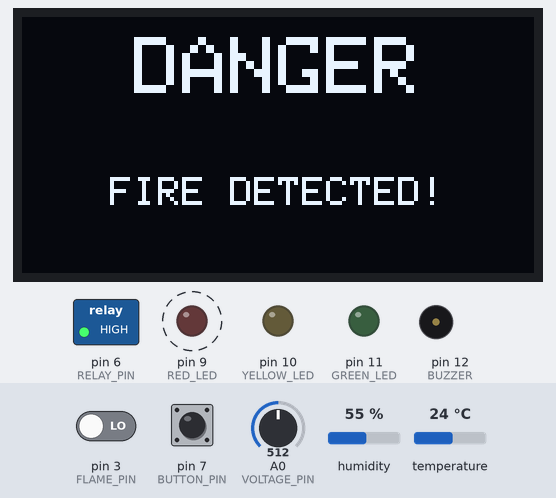
The sketch below on a simulated Arduino Uno, built with avr-gcc and run on an emulated ATmega328P. Parts: 128×64 one-colour display, switched loads named in the sketch (green lamp = pin HIGH), output pins drawn as LEDs (lit = HIGH), buzzer (waves = sounding). Dashed ring = blinking. Inputs (shaded band) come from the test bench; at power-on: pin 3 (FLAME_PIN) LOW, A0 (VOLTAGE_PIN) = 512, temperature 24 °C, pin 7 (BUTTON_PIN) HIGH, humidity 55 %.

Above: at 3.46 s.
3.5 s: pin 3 (FLAME_PIN) driven HIGH
At 5.9 s:
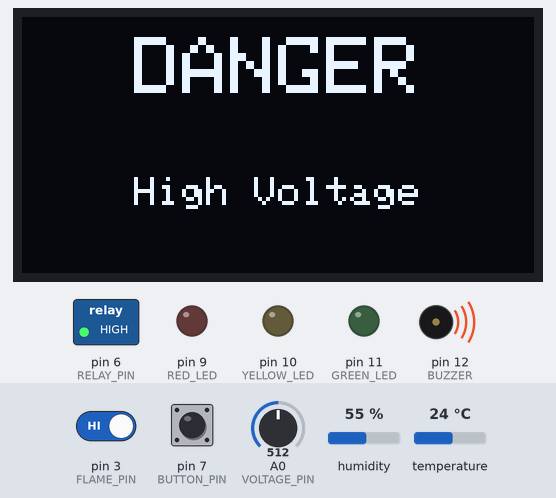
6.5 s: A0 (VOLTAGE_PIN) set to 199
9.6 s: A0 (VOLTAGE_PIN) set to 165
At 10.7 s:
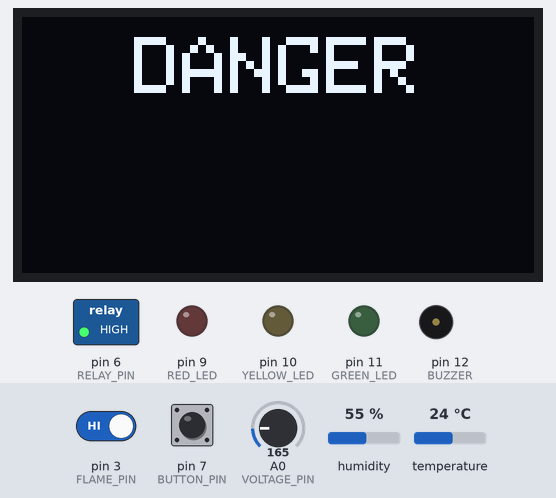
11.9 s: temperature set to 39 °C
13.6 s: temperature set to 42 °C
At 15.08 s:
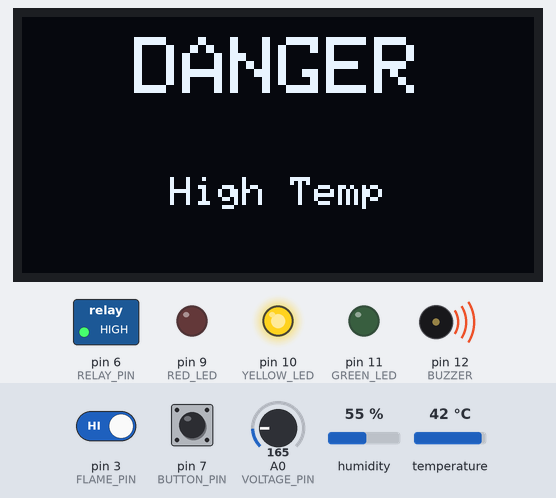
16.7 s: pin 3 (FLAME_PIN) driven LOW
At 17.37 s:
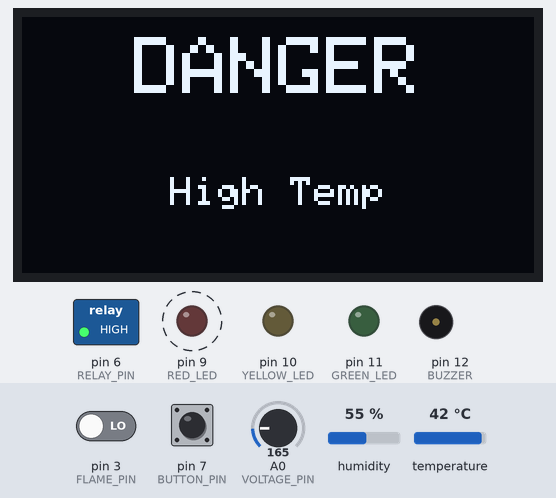
Timing chart, 0 to 19.4 s (numbered marks = the images above; inputs shaded):
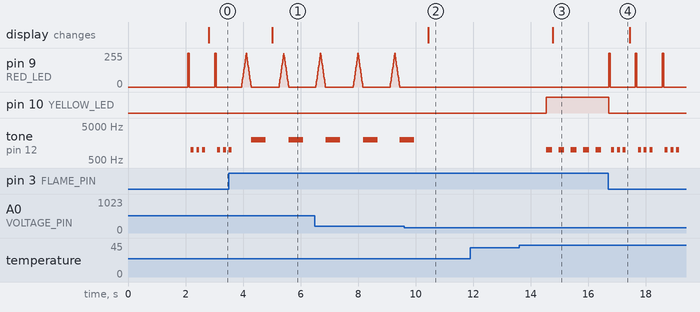

The sketch:

S.M.A.R.T_Substation_Monitoring_and_Alert_Response_Terminal.ino
```cpp
#include <Adafruit_GFX.h>
#include <Adafruit_SSD1306.h>
#include <DHT.h>

#define SCREEN_WIDTH 128
#define SCREEN_HEIGHT 64
#define OLED_RESET -1
Adafruit_SSD1306 display(SCREEN_WIDTH, SCREEN_HEIGHT, &Wire, OLED_RESET);

#define DHTPIN 2
#define DHTTYPE DHT11
DHT dht(DHTPIN, DHTTYPE);

#define VOLTAGE_PIN A0
#define RELAY_PIN 6
#define BUTTON_PIN 7
#define FLAME_PIN 3

#define RED_LED 9
#define YELLOW_LED 10
#define GREEN_LED 11
#define BUZZER 12

bool dangerLatched = false;
bool buttonPreviouslyPressed = false;
bool bootScreenShown = false;

unsigned long lastDebounceTime = 0;
unsigned long debounceDelay = 50;
bool lastButtonState = HIGH;
bool currentButtonState;

void setup() {
  Serial.begin(9600);

  pinMode(RELAY_PIN, OUTPUT);
  digitalWrite(RELAY_PIN, HIGH);

  pinMode(BUTTON_PIN, INPUT_PULLUP);
  pinMode(FLAME_PIN, INPUT);

  pinMode(RED_LED, OUTPUT);
  pinMode(YELLOW_LED, OUTPUT);
  pinMode(GREEN_LED, OUTPUT);
  pinMode(BUZZER, OUTPUT);

  dht.begin();

  if (!display.begin(SSD1306_SWITCHCAPVCC, 0x3C)) {
    Serial.println("OLED failed");
    while (true);
  }

  display.clearDisplay();
  display.setTextSize(2);
  display.setTextColor(SSD1306_WHITE);
  int16_t x1, y1;
  uint16_t w, h;
  display.getTextBounds("S.M.A.R.T", 0, 0, &x1, &y1, &w, &h);
  int x = (SCREEN_WIDTH - w) / 2;
  int y = (SCREEN_HEIGHT - h) / 2 - y1;
  display.setCursor(x, y);
  display.println("S.M.A.R.T");
  display.display();
  delay(2000);
}

void loop() {
  int voltageRaw = analogRead(VOLTAGE_PIN);
  float temperature = dht.readTemperature();
  bool flameDetected = digitalRead(FLAME_PIN) == LOW;

  bool isVoltageHigh = voltageRaw > 180;
  bool isTempHigh = temperature > 40;
  bool isDangerNow = isVoltageHigh || isTempHigh || flameDetected;

  if (isDangerNow) {
    dangerLatched = true;
  }

  bool reading = digitalRead(BUTTON_PIN);
  if (reading != lastButtonState) {
    lastDebounceTime = millis();
  }

  if ((millis() - lastDebounceTime) > debounceDelay) {
    if (reading == LOW && !buttonPreviouslyPressed && !isDangerNow) {
      Serial.println("Manual reset pressed. Relay ON.");
      dangerLatched = false;
    }
    buttonPreviouslyPressed = (reading == LOW);
  }

  lastButtonState = reading;

  digitalWrite(RELAY_PIN, dangerLatched ? HIGH : LOW);

  if (dangerLatched) {
    digitalWrite(GREEN_LED, LOW);
    digitalWrite(YELLOW_LED, LOW);

    if (flameDetected) {
      blinkFast(RED_LED);
      flameBuzzer();
    } else if (isVoltageHigh) {
      fadeRedLED();
      alertBuzzer();
    } else if (isTempHigh) {
      digitalWrite(RED_LED, LOW);
      digitalWrite(YELLOW_LED, HIGH);
      normalBeep();
    }
  } else {
    digitalWrite(RED_LED, LOW);
    digitalWrite(YELLOW_LED, LOW);
    digitalWrite(GREEN_LED, HIGH);
    noTone(BUZZER);
  }

  // --- OLED Display Logic ---
  display.clearDisplay();

  if (dangerLatched) {
    display.setTextSize(2);
    display.setTextColor(SSD1306_WHITE);
    int16_t x1, y1;
    uint16_t w, h;
    display.getTextBounds("DANGER", 0, 0, &x1, &y1, &w, &h);
    int x = (SCREEN_WIDTH - w) / 2;
    display.setCursor(x, 5);
    display.println("DANGER");

    display.setTextSize(1);
    const char* subMsg = "";
    if (flameDetected) {
      subMsg = "FIRE DETECTED!";
    } else if (isVoltageHigh) {
      subMsg = "High Voltage";
    } else if (isTempHigh) {
      subMsg = "High Temp";
    }

    display.getTextBounds(subMsg, 0, 0, &x1, &y1, &w, &h);
    int subX = (SCREEN_WIDTH - w) / 2;
    display.setCursor(subX, 40);
    display.println(subMsg);
  } else {
    display.setTextColor(SSD1306_WHITE);
    display.setTextSize(1);
    int16_t x1, y1;
    uint16_t w, h;
    display.getTextBounds("Substation Monitor", 0, 0, &x1, &y1, &w, &h);
    int headerX = (SCREEN_WIDTH - w) / 2;
    display.setCursor(headerX, 0);
    display.println("Substation Monitor");
    display.setCursor(0, 10);
    display.println("---------------------");

    // Sensor readings
    display.setCursor(0, 22);
    display.print("Voltage: ");
    display.println(voltageRaw);

    display.print("Temp: ");
    display.print(temperature);
    display.println(" C");

    display.print("Flame: ");
    display.println(flameDetected ? "YES" : "Safe");

    display.setTextSize(2);
    display.getTextBounds("NORMAL", 0, 0, &x1, &y1, &w, &h);
    int normalX = (SCREEN_WIDTH - w) / 2;
    display.setCursor(normalX, 48);
    display.println("NORMAL");
  }

  display.display();
  delay(200);
}

// --- Helper Functions ---

void fadeRedLED() {
  for (int i = 0; i < 255; i += 15) {
    analogWrite(RED_LED, i);
    delay(10);
  }
  for (int i = 255; i >= 0; i -= 15) {
    analogWrite(RED_LED, i);
    delay(10);
  }
}

void blinkFast(int pin) {
  digitalWrite(pin, HIGH);
  delay(50);
  digitalWrite(pin, LOW);
  delay(50);
}

void flameBuzzer() {
  for (int i = 0; i < 3; i++) {
    tone(BUZZER, 1000);
    delay(100);
    noTone(BUZZER);
    delay(100);
  }
}

void alertBuzzer() {
  tone(BUZZER, 2000);
  delay(500);
  noTone(BUZZER);
  delay(200);
}

void normalBeep() {
  tone(BUZZER, 1000);
  delay(200);
  noTone(BUZZER);
}
```

Measured:
- the behaviour switches between 181 and 180 on A0 (VOLTAGE_PIN) (found by bisection; images 1 and 2)
- the behaviour switches between 40 and 41 °C on temperature (found by bisection; images 2 and 3)
- after the input at 3.5 s, the display: changes after 1.5 s (image 1)
- after the input at 9.6 s, pin 9 (RED_LED): stops changing and stays 0/255; tone on pin 12 (BUZZER): goes on until 10.0 s, then stays silent; the display: changes after 0.83 s (image 2)
- after the input at 11.9 s, every drawn part: stays the same
- after the input at 13.6 s, pin 10 (YELLOW_LED): LOW → HIGH after 0.94 s; tone on pin 12 (BUZZER): alternates 1000 Hz for 0.20 s and silent for 0.23 s, starting after 0.94 s; the display: changes after 1.2 s (image 3)
- after the input at 16.7 s, pin 9 (RED_LED): alternates 255/255 for 0.05 s and 0/255 for 0.88 s, starting at once; pin 10 (YELLOW_LED): HIGH → LOW at once
- by itself, tone on pin 12 (BUZZER): alternates 2000 Hz for 0.50 s and silent for 0.79 s
